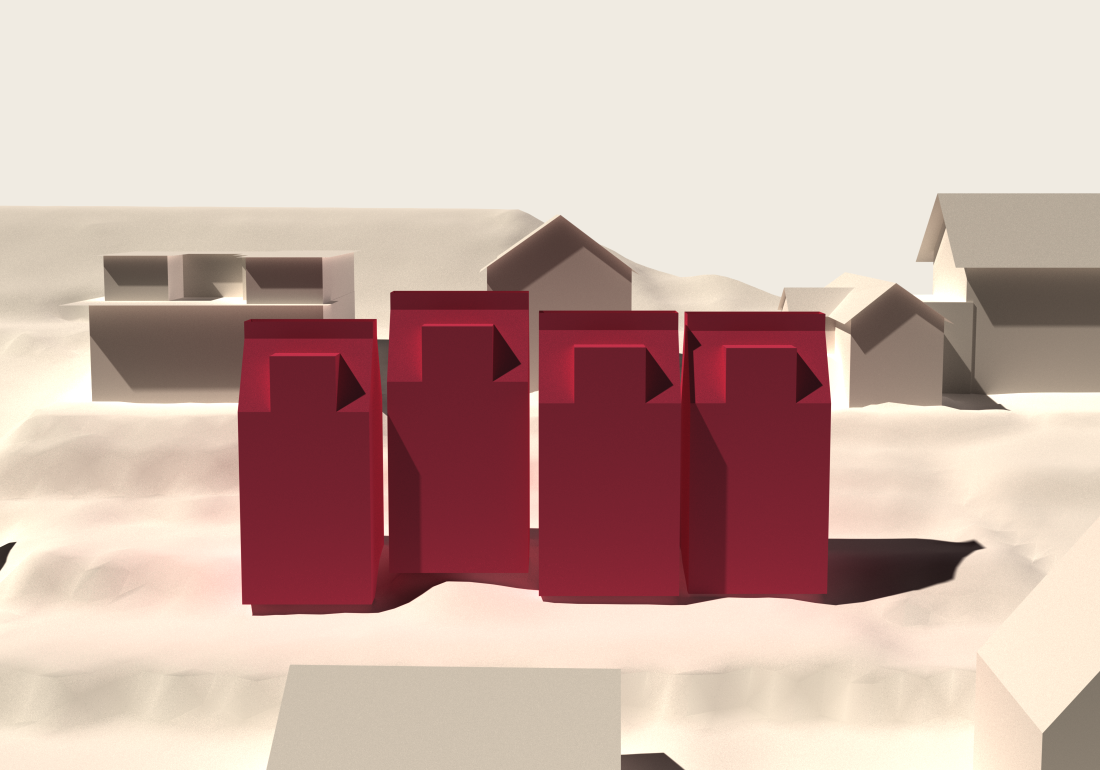
#> input picture render-scratch/2623/collage3/render/2623_OBR_warm_hero.png, 2200 x 1540 px, found by its file name (shown at 1/2 size)
$ python compose_collage3.py
#> lines starting #> are read from the running program, lines starting #| are printed output that depends on the picture; after the words box and inside, x2 and y2 are one past the last pixel; in counts of white or black regions, pixels touching at a corner belong together
#!/usr/bin/env python3
# -*- coding: utf-8 -*-
from PIL import Image, ImageDraw, ImageFont, ImageChops
from pathlib import Path
H=Path("/Volumes/daten/jans-ai-hub/render-scratch/2623"); RND=H/"collage3/render"
OUT=H/"2623_Collage_Schraegdach_v3_Oberrieden.png"
CREME=(241,236,227); INK=(58,34,40); GREY=(120,104,96)
SW=[("Oxblood","#8C2233"),("Karmin","#A02740"),("Altrosa","#C56F81"),("Creme","#F1ECE3")]
def font(s,b=False):
    for c in (["/System/Library/Fonts/Supplemental/Arial Bold.ttf"] if b else ["/System/Library/Fonts/Supplemental/Arial.ttf"])+["/System/Library/Fonts/Helvetica.ttc"]:
        try:return ImageFont.truetype(c,s)
        except Exception:pass
    return ImageFont.load_default()
def trim(im,bg=CREME,pad=10,thr=10):
    rgb=im.convert("RGB");diff=ImageChops.difference(rgb,Image.new("RGB",rgb.size,bg)).convert("L").point(lambda p:255 if p>thr else 0)
    bb=diff.getbbox()
    if not bb:return rgb
    l,t,r,b=bb;return rgb.crop((max(0,l-pad),max(0,t-pad),min(rgb.width,r+pad),min(rgb.height,b+pad)))
def fit(im,bw,bh):
    s=min(bw/im.width,bh/im.height);return im.resize((max(1,int(im.width*s)),max(1,int(im.height*s))),Image.LANCZOS)
def pc(c,im,bx,by,bw,bh):
    f=fit(im,bw,bh);c.paste(f,(bx+(bw-f.width)//2,by+(bh-f.height)//2))
W,HT=2480,1980
c=Image.new("RGB",(W,HT),CREME);d=ImageDraw.Draw(c)
d.text((48,40),"Centre-Idee Komorow auf Parzelle 4100 — Variante Schrägdach, Maximalvolumen W2",font=font(36,True),fill=INK)
d.text((48,92),"2623 Oberrieden · volle Fassadenhöhe 9.0 m, Giebel/Dachterrasse bis 13.0 m · Satteldach quer zum Hang · Seeluke über 50% · begehbares Flachdach mit Brüstung",font=font(22),fill=GREY)
d.text((48,124),"AZ 0.35 ausgeschöpft: aGF ~344 m² (Dichtedeckel) · Footprint ~140 m² · GV ~1'550 m³ · monochrom Maroon nach Referenz «89° Komorow»",font=font(21),fill=GREY)
sx=W-48-len(SW)*150; sy=44
for i,(nm,hx) in enumerate(SW):
    x=sx+i*150;d.rectangle((x,sy,x+120,sy+72),fill=tuple(int(hx[j:j+2],16) for j in (1,3,5)),outline=(110,24,40))
    d.text((x,sy+78),nm,font=font(17),fill=GREY);d.text((x,sy+99),hx,font=font(15),fill=GREY)
def lab(x,y,t):d.text((x,y),t,font=font(22,True),fill=INK)
# Reihe 1
y1=200;h1=1020
hero=trim(Image.open(RND/"2623_OBR_warm_hero.png"))
#> in trim, rgb is the input picture: PIL image 2200x1540 RGB; mean R, G, B 202.6, 175.6, 166.5
#> in trim, `diff = ImageChops.difference(rgb, Image.new('RGB', rgb.size, bg)).conv`:
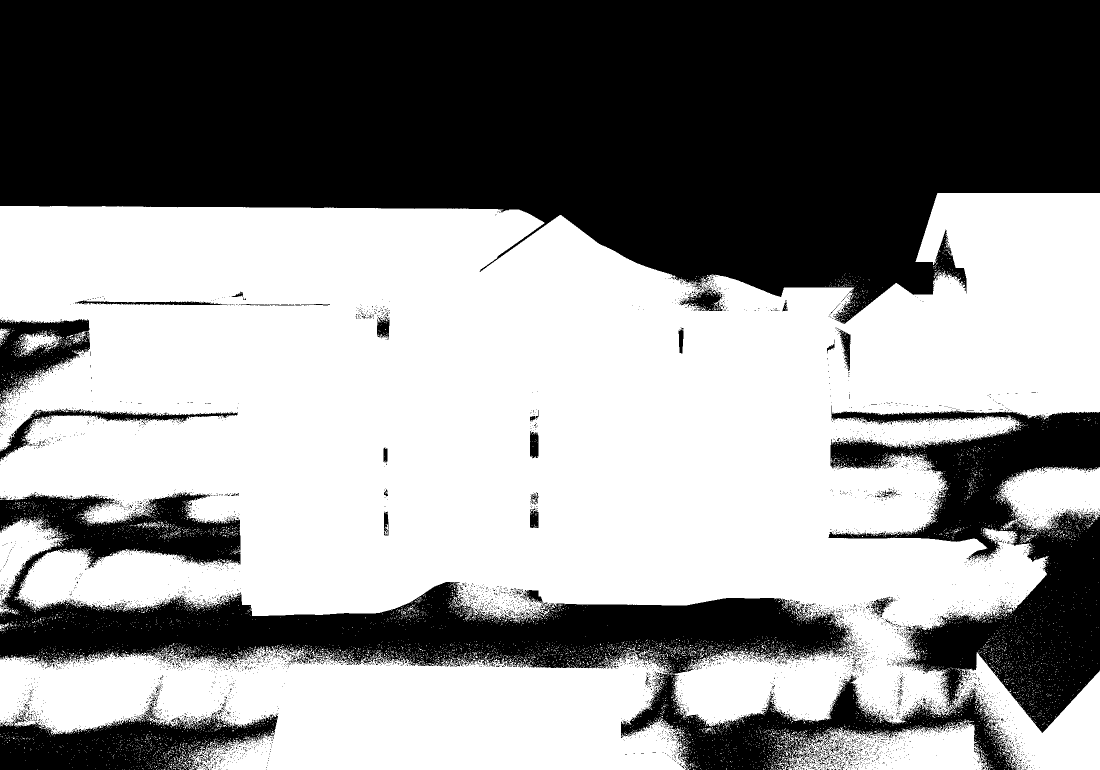
#> diff: PIL image 2200x1540 L (shown at 1/2 size); 55.7% white; 7243 black regions (7138 under 20 px), largest, box (x1, y1, x2, y2) and area: (0, 0, 2200, 648) 1010502, (0, 811, 2200, 1540) 401393, (0, 1404, 556, 1540) 40149
#> in trim, `bb=diff.getbbox()`: bb = (0, 386, 2200, 1540)
#> in trim, `l, t, r, b = bb`: l = 0; t = 386; r = 2200; b = 1540
vogel=trim(Image.open(RND/"2623_OBR_warm_axo2.png"))
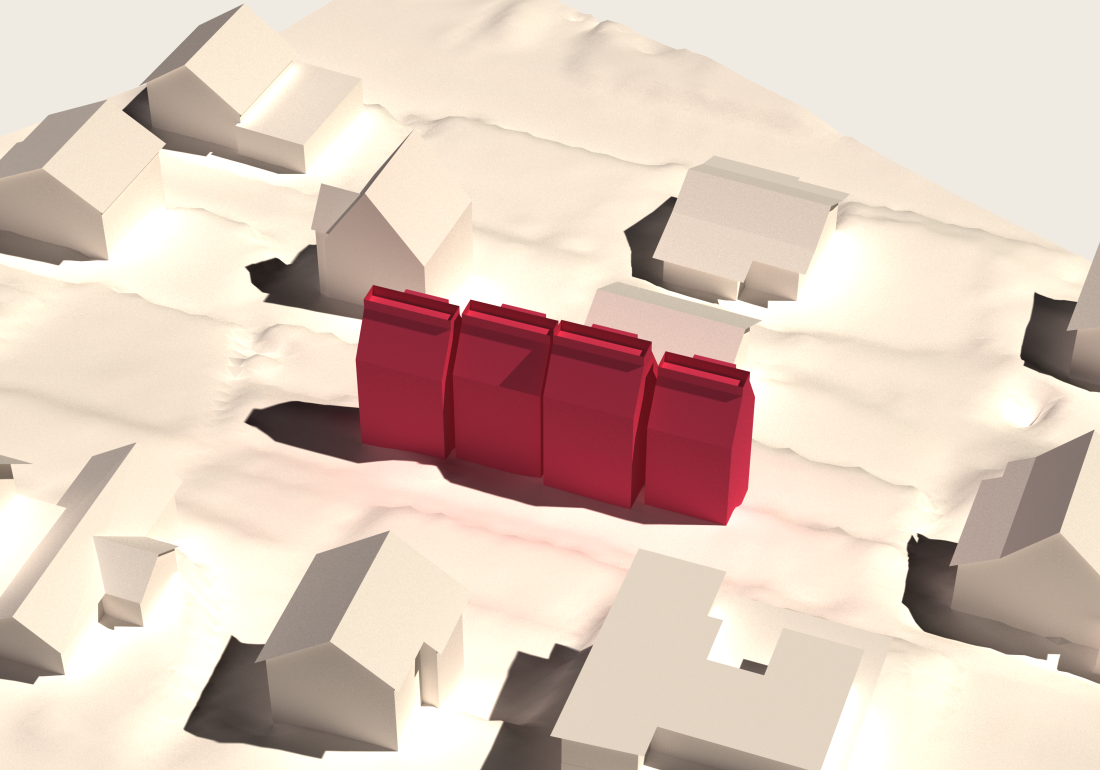
#> input picture render-scratch/2623/collage3/render/2623_OBR_warm_axo2.png, 2200 x 1540 px, found by its file name (shown at 1/2 size)
#> in trim, rgb is the input picture: PIL image 2200x1540 RGB; mean R, G, B 221.5, 201.4, 187.7
#> in trim (call 2), `diff = ImageChops.difference(rgb, Image.new('RGB', rgb.size, bg)).conv`: diff: PIL image 2200x1540 L; 53.8% white; 10688 black regions (10557 under 20 px), largest, box (x1, y1, x2, y2) and area: (0, 0, 2200, 1386) 1056039, (0, 484, 726, 1309) 230934, (661, 1028, 1245, 1458) 99892
persp=trim(Image.open(RND/"2623_OBR_warm_persp.png"))
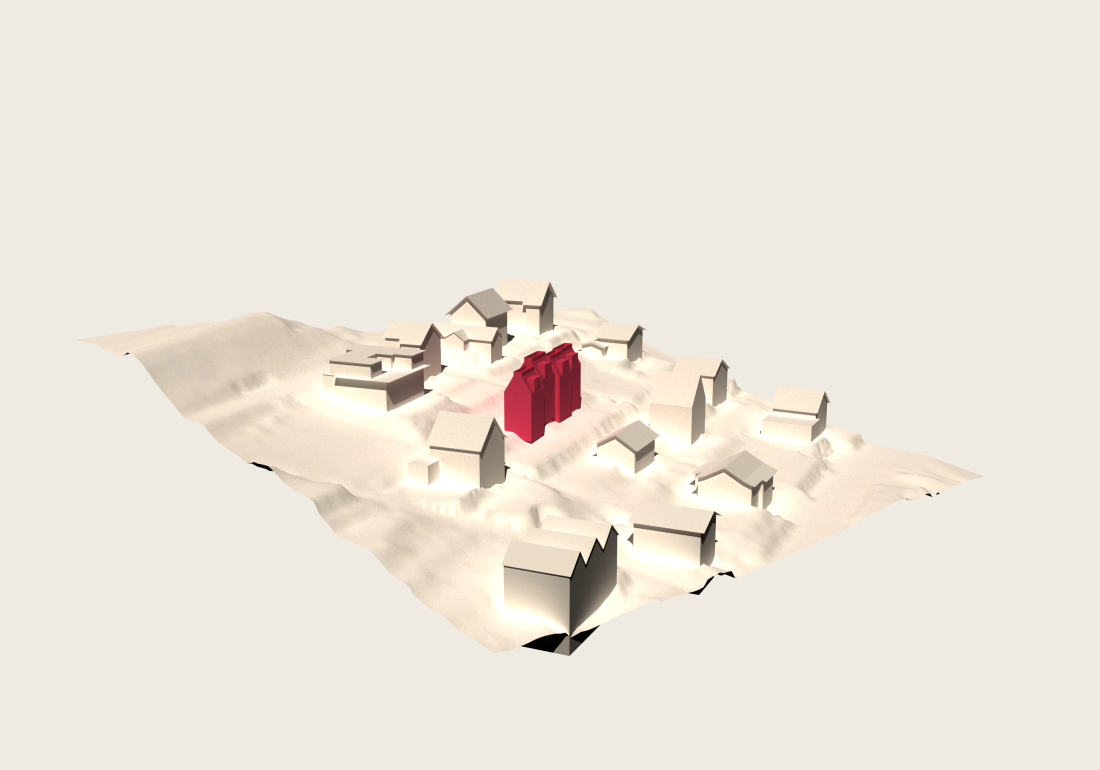
#> input picture render-scratch/2623/collage3/render/2623_OBR_warm_persp.png, 2200 x 1540 px, found by its file name (shown at 1/2 size)
#> call 3 of trim, with bg = (241, 236, 227), pad = 10, thr = 10
#> in trim, rgb is the input picture: PIL image 2200x1540 RGB; mean R, G, B 237.6, 230.4, 219.7
#> in trim (call 3), `diff = ImageChops.difference(rgb, Image.new('RGB', rgb.size, bg)).conv`:
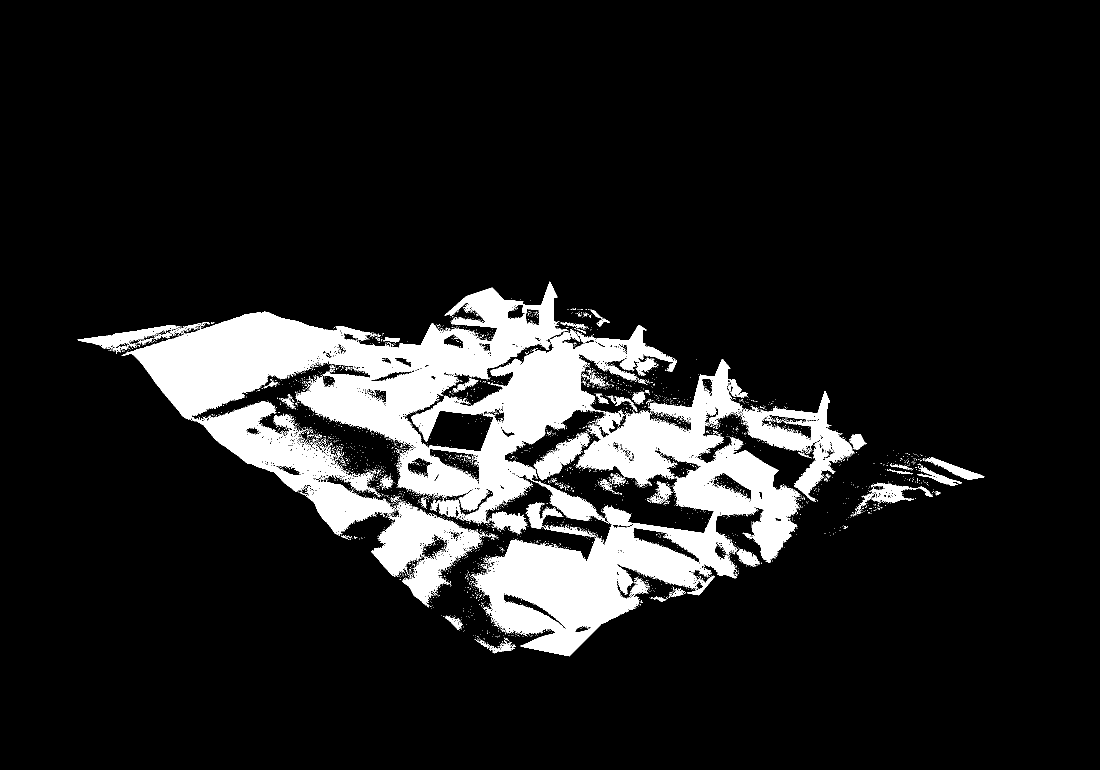
#> diff: PIL image 2200x1540 L (shown at 1/2 size); 11.7% white; 3765 white regions (3687 under 20 px), largest, box (x1, y1, x2, y2) and area: (243, 563, 1709, 1313) 342196, (742, 1002, 964, 1215) 18379, (155, 644, 420, 707) 3907
#> in trim (call 3), `bb=diff.getbbox()`: bb = (155, 563, 1969, 1313)
#> in trim (call 3), `l, t, r, b = bb`: l = 155; t = 563; r = 1969; b = 1313
lab(48,y1,"Seeperspektive — Lukarnen und Dachterrassen")
pc(c,hero,48,y1+34,1500,h1-34)
lab(1580,y1,"Vogelschau im Kontext")
pc(c,vogel,1580,y1+34,852,(h1-34)//2-8)
lab(1580,y1+h1//2+22,"Modell-Perspektive")
pc(c,persp,1580,y1+h1//2+56,852,(h1-34)//2-26)
#> call 3 of fit, with bw = 852, bh = 467
#> in fit (call 3), `return im.resize((max(1, int(im.width * s)), max(1, int(im.height * s)`:
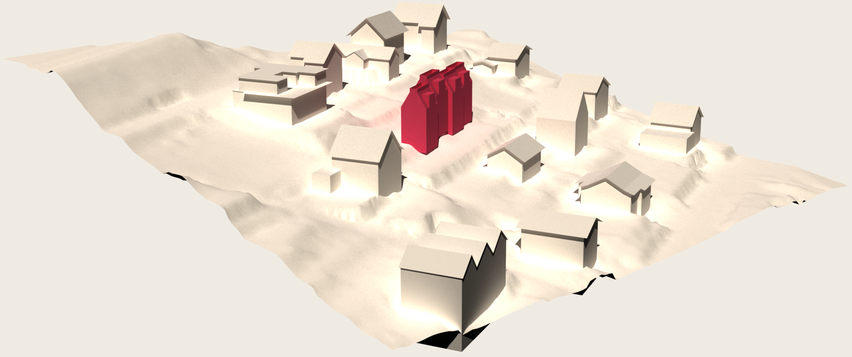
#> returned value: PIL image 852x357 RGB; mean R, G, B 234.2, 224, 210.8
# Reihe 2
y2=y1+h1+44;h2=560
#> (the run stopped early here; a loop or call above may not have finished)
